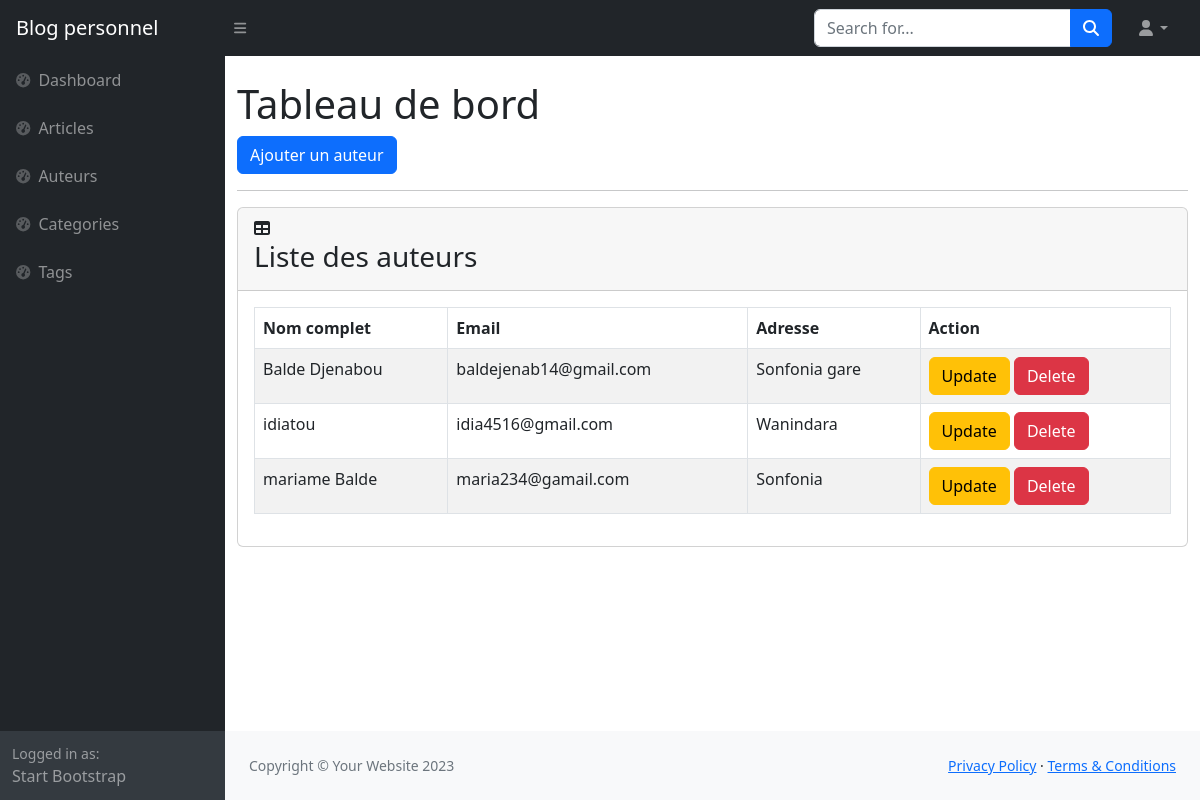
/auteur_liste/, run on the app's committed database.
### app_agence/models.py (models this page shows, shortened)
class Auteur(models.Model):
    nomcomplet = models.CharField(max_length=150)
    email = models.EmailField(max_length=100)
    adresse = models.TextField()

### app_agence/views.py (the view)
# urls.py: path('auteur_liste/', auteur_liste, name='auteur_liste'),
def auteur_liste(request):
   auteurs = Auteur.objects.all()
   context = {
      'auteurs': auteurs
   }
   return render(request, 'blog/backoffice/auteurs/auteur_liste.html', context)

### app_agence/templates/blog/backoffice/auteurs/auteur_liste.html
{% extends 'blog/backoffice/base.html' %}
{% block main %}
<div class="container-fluid">
    <div class="row">
        <div class="col-12 mt-4">
            <h1>Tableau de bord</h1>
            <a href="{% url 'auteur_create' %}" class="btn btn-primary">Ajouter un auteur</a><hr>
            <div class="card mb-4">
                <div class="card-header">
                    <i class="fas fa-table me-1"></i>
                  <h3>  Liste des auteurs</h3>
                </div>
                <div class="card-body">
                    <table id="datatablesSimple" class="table table-bordered table-striped">
                        <thead>
                            <tr>
                                <th>Nom complet</th>
                                <th>Email</th>
                                <th>Adresse</th>
                                <th>Action</th>
                            </tr>
                        </thead>
                        <tbody>
                            {% for auteur in auteurs %}
                            <tr>
                                <td>{{auteur.nomcomplet}}</td>
                                <td>{{auteur.email}}</td>
                                <td>{{auteur.adresse}}</td>
                                <td>
                                    <a href="{% url 'auteur_update' auteur.id %}" class="btn btn-warning">Update</a>
                                    <a href="{% url 'auteur_delete' auteur.id %}" class="btn btn-danger">Delete</a>
                                </td>
                            </tr>
                            {% endfor %}
                        </tbody>
                    </table>
                </div>
            </div>
        </div>
    </div>
</div>
{% endblock %}

### data on the page
Auteur: nomcomplet "Balde Djenabou", email "baldejenab14@gmail.com", adresse "Sonfonia gare"
Auteur: nomcomplet "idiatou", email "idia4516@gmail.com", adresse "Wanindara"
Auteur: nomcomplet "mariame Balde", email "maria234@gamail.com", adresse "Sonfonia"
